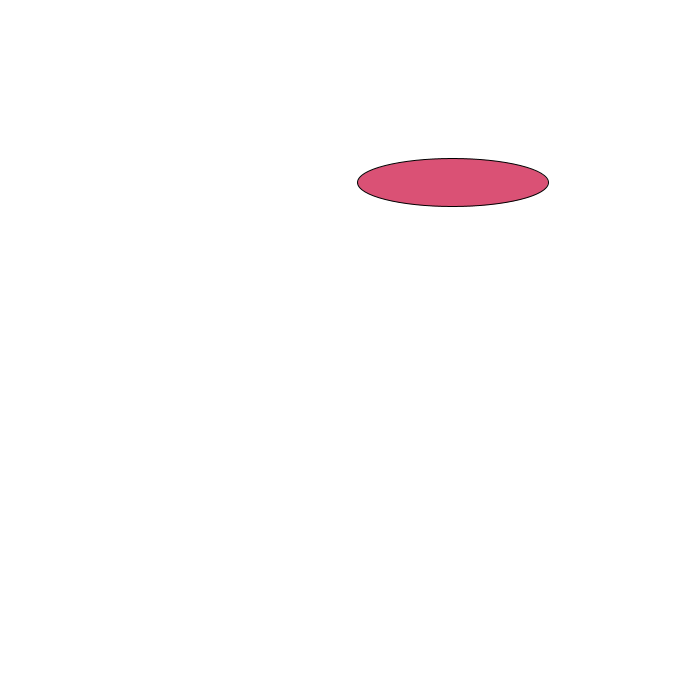
Frame 1 (no input)
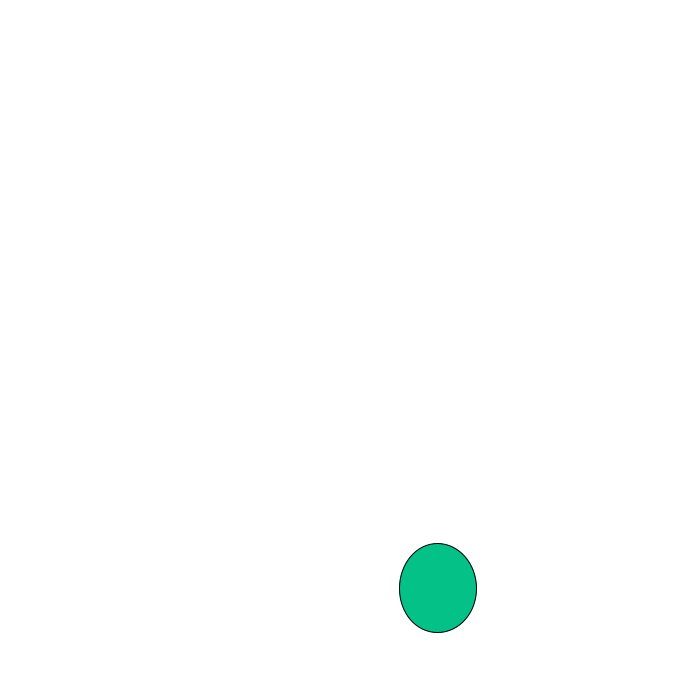
Frame 60 (the mouse pressed at the canvas centre just before this capture)
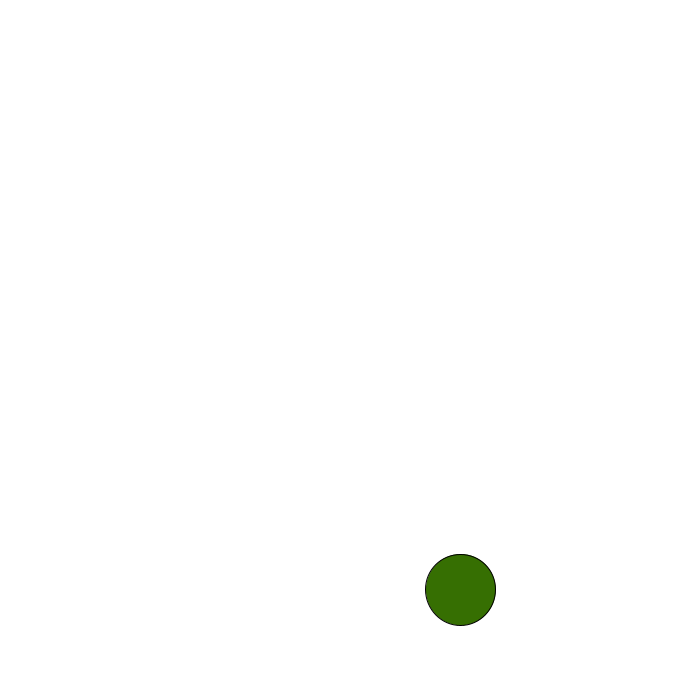
Frame 120 (the mouse held since frame 60 and released just before this capture)

The Processing sketch that drew these frames (run headless with seeded random() and noise(); from frame 60 on, the mouse is pressed at the canvas centre):

// Processing sketch: processing_117533
// ── processing_117533.pde

int X = 100;
int Y = 100;
int X1 = 200;
int Y2 = 100;


void setup()
{
size(700,700);
}
void draw()
{  

Y = Y+1;
Y2 = Y2+1;
line(X,Y,X1,Y2);

float elli1 = random(1,700);
float elli2 = random(1,700);
float elli3 = random(1,200);
float elli4 = random(1,200);
float fill = random(1,255);
float fill1 = random(1,255);
float fill2 = random(1,255);
background(255,255,255);
fill(fill,fill1,fill2);
ellipse(elli1,elli2,elli3,elli4);

}
